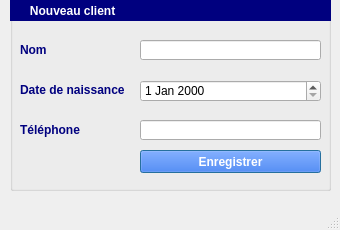
<?xml version="1.0" encoding="UTF-8"?>
<ui version="4.0">
 <class>CreerClientWindow</class>
 <widget class="QMainWindow" name="CreerClientWindow">
  <property name="geometry">
   <rect>
    <x>0</x>
    <y>0</y>
    <width>340</width>
    <height>230</height>
   </rect>
  </property>
  <property name="windowTitle">
   <string>MainWindow</string>
  </property>
  <widget class="QWidget" name="centralwidget">
   <widget class="QGroupBox" name="groupBox">
    <property name="geometry">
     <rect>
      <x>10</x>
      <y>0</y>
      <width>321</width>
      <height>191</height>
     </rect>
    </property>
    <property name="styleSheet">
     <string notr="true"/>
    </property>
    <property name="title">
     <string/>
    </property>
    <widget class="QLabel" name="label">
     <property name="geometry">
      <rect>
       <x>10</x>
       <y>40</y>
       <width>71</width>
       <height>20</height>
      </rect>
     </property>
     <property name="font">
      <font>
       <weight>75</weight>
       <bold>true</bold>
      </font>
     </property>
     <property name="styleSheet">
      <string notr="true">color:rgb(0,0,127);
font-weight:bold;</string>
     </property>
     <property name="text">
      <string>Nom</string>
     </property>
    </widget>
    <widget class="QLabel" name="label_2">
     <property name="geometry">
      <rect>
       <x>10</x>
       <y>80</y>
       <width>111</width>
       <height>20</height>
      </rect>
     </property>
     <property name="font">
      <font>
       <weight>75</weight>
       <bold>true</bold>
      </font>
     </property>
     <property name="styleSheet">
      <string notr="true">color:rgb(0,0,127);
font-weight:bold;</string>
     </property>
     <property name="text">
      <string>Date de naissance</string>
     </property>
    </widget>
    <widget class="QLineEdit" name="txt_nom">
     <property name="geometry">
      <rect>
       <x>130</x>
       <y>40</y>
       <width>181</width>
       <height>20</height>
      </rect>
     </property>
     <property name="font">
      <font>
       <pointsize>9</pointsize>
      </font>
     </property>
    </widget>
    <widget class="QPushButton" name="bouton_enregistrer">
     <property name="geometry">
      <rect>
       <x>130</x>
       <y>150</y>
       <width>181</width>
       <height>23</height>
      </rect>
     </property>
     <property name="cursor">
      <cursorShape>PointingHandCursor</cursorShape>
     </property>
     <property name="autoFillBackground">
      <bool>false</bool>
     </property>
     <property name="styleSheet">
      <string notr="true">background-color: rgb(0, 85, 255);
font-weight:bold;
color:white;</string>
     </property>
     <property name="text">
      <string>Enregistrer</string>
     </property>
     <property name="default">
      <bool>true</bool>
     </property>
     <property name="flat">
      <bool>false</bool>
     </property>
    </widget>
    <widget class="QLineEdit" name="txt_telephone">
     <property name="geometry">
      <rect>
       <x>130</x>
       <y>120</y>
       <width>181</width>
       <height>20</height>
      </rect>
     </property>
     <property name="font">
      <font>
       <pointsize>9</pointsize>
      </font>
     </property>
    </widget>
    <widget class="QLabel" name="label_4">
     <property name="geometry">
      <rect>
       <x>10</x>
       <y>120</y>
       <width>71</width>
       <height>20</height>
      </rect>
     </property>
     <property name="font">
      <font>
       <weight>75</weight>
       <bold>true</bold>
      </font>
     </property>
     <property name="styleSheet">
      <string notr="true">color:rgb(0,0,127);
font-weight:bold;</string>
     </property>
     <property name="text">
      <string>Téléphone</string>
     </property>
    </widget>
    <widget class="QDateEdit" name="date_naissance">
     <property name="geometry">
      <rect>
       <x>130</x>
       <y>80</y>
       <width>181</width>
       <height>22</height>
      </rect>
     </property>
    </widget>
    <widget class="QLabel" name="label_3">
     <property name="geometry">
      <rect>
       <x>0</x>
       <y>0</y>
       <width>321</width>
       <height>21</height>
      </rect>
     </property>
     <property name="font">
      <font>
       <pointsize>9</pointsize>
       <weight>75</weight>
       <bold>true</bold>
       <underline>false</underline>
      </font>
     </property>
     <property name="styleSheet">
      <string notr="true">background-color:rgb(0,0,127);
color:white;
font-weight:bold;
border-style:solid;
border-color:yellow;</string>
     </property>
     <property name="text">
      <string>      Nouveau client</string>
     </property>
     <property name="textFormat">
      <enum>Qt::PlainText</enum>
     </property>
    </widget>
   </widget>
  </widget>
  <widget class="QMenuBar" name="menubar">
   <property name="geometry">
    <rect>
     <x>0</x>
     <y>0</y>
     <width>340</width>
     <height>21</height>
    </rect>
   </property>
  </widget>
  <widget class="QStatusBar" name="statusbar"/>
 </widget>
 <resources/>
 <connections/>
</ui>
